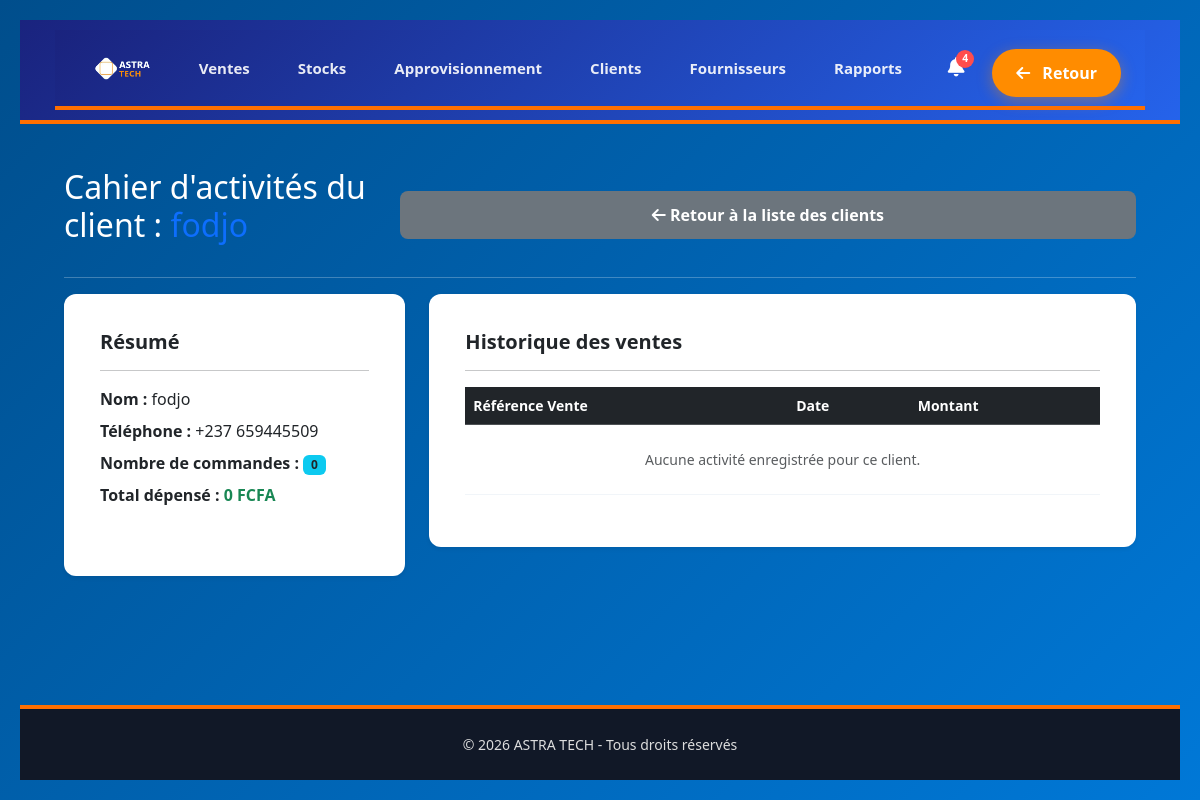
The page /clients/activites/6/ (signed in) on the database as committed earlier.
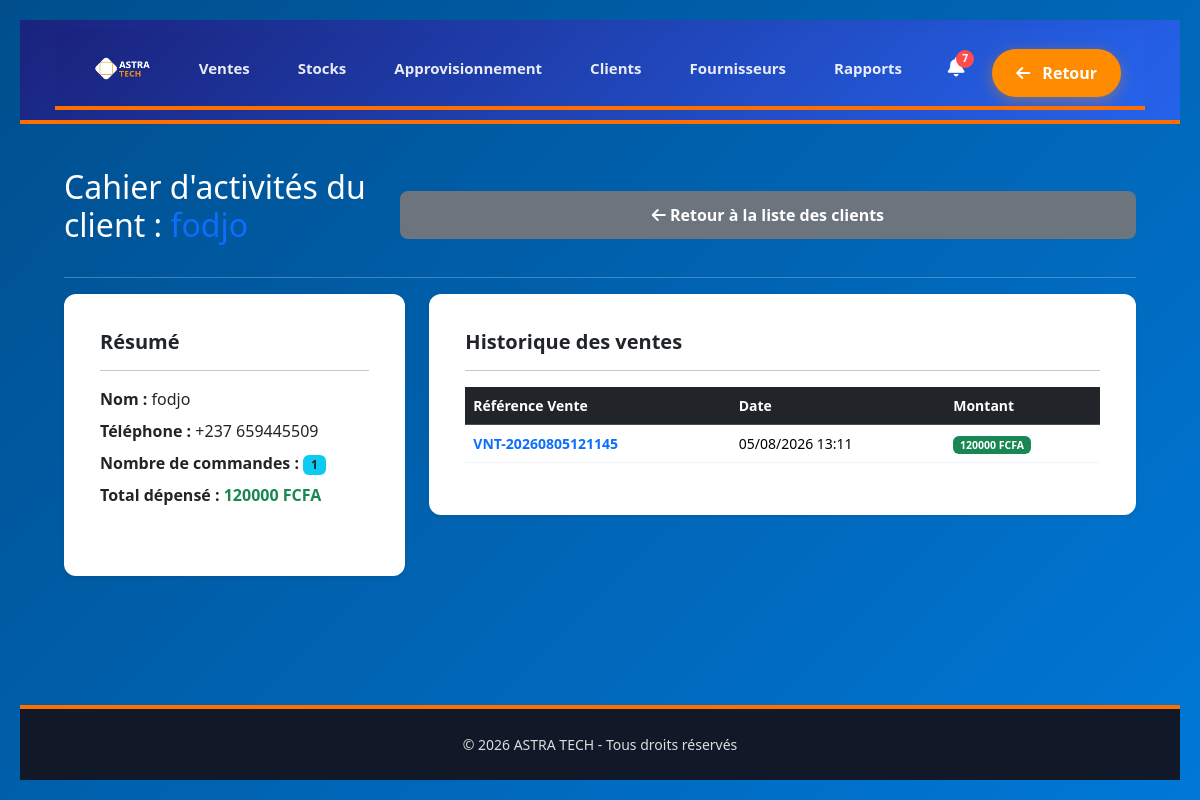
The same page on the database as committed later.
### astra/models.py (models this page shows, shortened)
class Vente(models.Model):
    STATUT_CHOICES = [
        ("en_attente", "En attente"),
        ("confirmee", "Confirmée"),
        ("livree", "Livrée"),
    ]
    reference = models.CharField(
        max_length=100,
        unique=True
    )
    client = models.ForeignKey(
        Client,
        on_delete=models.SET_NULL,
        null=True,
        blank=True,
        related_name="ventes"
    )
    date_vente = models.DateTimeField(
        default=timezone.now
    )
    montant_total = models.DecimalField(
        max_digits=12,
        decimal_places=2,
        default=0
    )
    mode_paiement = models.CharField(
        max_length=50,
        default="especes"
    )
    statut = models.CharField(
        max_length=50,
        choices=STATUT_CHOICES,
        default="en_attente"
    )
    est_archive = models.BooleanField(
        default=False
    )

### astra/views.py (the view)
# urls.py: path('clients/activites/<int:client_id>/', views.detail_client_activites, name='detail_client_activites'),
@verifier_acces_strict
def detail_client_activites(request, client_id):
    client = get_object_or_404(Client, pk=client_id)
    ventes_client = Vente.objects.filter(client=client, est_archive=False).order_by('-date_vente')
    total_depense = ventes_client.aggregate(total=Sum('montant_total'))['total'] or 0
    nombre_commandes = ventes_client.count()
    context = {
        'client': client,
        'ventes_client': ventes_client,
        'total_depense': total_depense,
        'nombre_commandes': nombre_commandes,
    }
    return render(request, 'astra/detail_client_activites.html', context)

### astra/views.py (called while the page is built, shortened)
def verifier_acces_strict(view_func):
    @wraps(view_func)
    def wrapper(request, *args, **kwargs):
        is_logged = request.user.is_authenticated or request.session.get('connecte')
        return view_func(request, *args, **kwargs)
    return wrapper

### astra/Templates/astra/detail_client_activites.html (shortened to what this page needs)
{% extends 'base.html' %}
{% block content %}
<div class="container-fluid py-4 px-4">
    <div class="d-flex justify-content-between align-items-center mb-4">
        <h2>Cahier d'activités du client : <span class="text-primary">{{ client.nom }}</span></h2>
        <a href="{% url 'astra:gestion_clients' %}" class="btn btn-secondary">
            <i class="fas fa-arrow-left"></i> Retour à la liste des clients
        </a>
    </div>
    <hr>
    <div class="row">
        <div class="col-lg-4 mb-4">
            <div class="card shadow-sm border-0 h-100">
                <div class="card-body">
                    <h4 class="card-title text-dark mb-3">Résumé</h4>
                    <hr>
                    <p class="mb-2"><strong>Nom :</strong> {{ client.nom }}</p>
                    <p class="mb-2"><strong>Téléphone :</strong> {{ client.telephone|default:"Non renseigné" }}</p>
                    <p class="mb-2"><strong>Nombre de commandes :</strong> <span class="badge bg-info text-dark">{{ nombre_commandes }}</span></p>
                    <p class="mb-2"><strong>Total dépensé :</strong> <span class="text-success fw-bold">{{ total_depense|floatformat:0 }} FCFA</span></p>
                </div>
            </div>
        </div>
        <div class="col-lg-8">
            <div class="card shadow-sm border-0">
                <div class="card-body">
                    <h4 class="card-title text-dark mb-3">Historique des ventes</h4>
                    <hr>
                    <div class="table-responsive">
                        <table class="table table-hover align-middle">
                            <thead class="table-dark">
                                <tr>
                                    <th>Référence Vente</th>
                                    <th>Date</th>
                                    <th>Montant</th>
                                </tr>
                            </thead>
                            <tbody>
                                {% for vente in ventes_client %}
                                <tr>
                                    <td class="fw-bold text-primary">{{ vente.reference }}</td>
                                    <td>{{ vente.date_vente|date:"d/m/Y H:i" }}</td>
                                    <td><span class="badge bg-success">{{ vente.montant_total|floatformat:0 }} FCFA</span></td>
                                </tr>
                                {% empty %}
                                <tr>
                                    <td colspan="3" class="text-center py-4 text-muted">Aucune activité enregistrée pour ce client.</td>
                                </tr>
                                {% endfor %}
                            </tbody>
                        </table>
                    </div>
                </div>
            </div>
        </div>
    </div>
</div>
{% endblock %}

Rows that differ between the two databases and show on the page:
added Vente: reference "VNT-20260805121145", date_vente "05/08/2026 13:11", montant_total "120000"
Other text that changed with them:
{{ stock_bas }}: "4" → "7"
{{ nombre_commandes }}: "0" → "1"
{{ total_depense|floatformat:0 }}: "0" → "120000"
text no longer shown: "Aucune activité enregistrée pour ce client."
